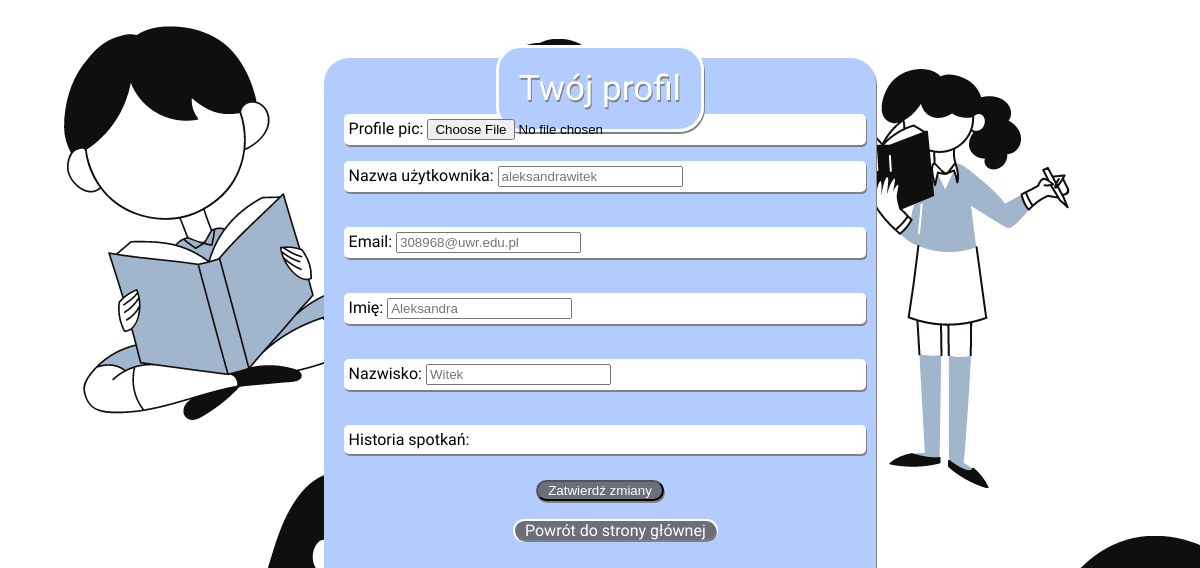
/profile/ (signed in), run on an earlier commit of the app's database.
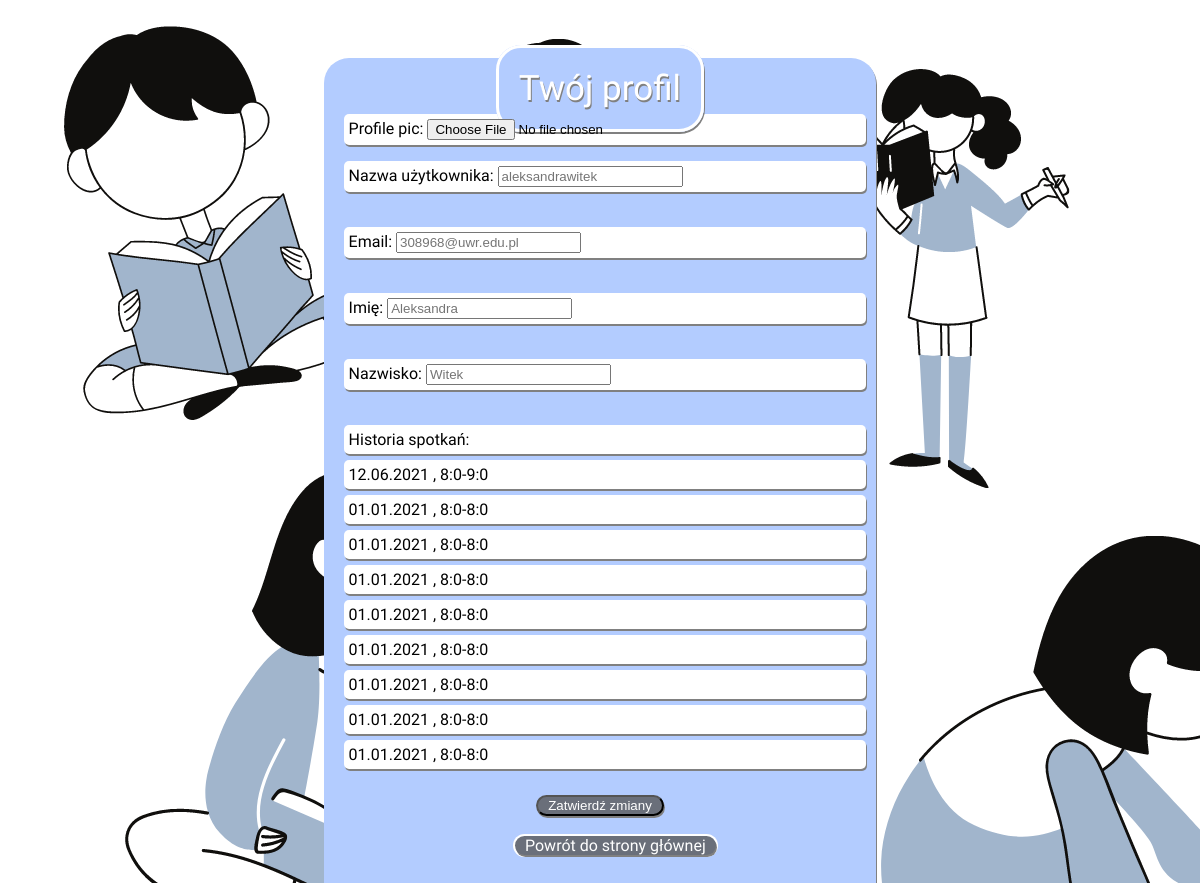
And on a later commit of the database.
### kalendarzapp/models.py (models this page shows, shortened)
class Meeting(models.Model):
    day = models.IntegerField(validators =[MinValueValidator(1), MaxValueValidator(31)], null = True)
    month = models.IntegerField(validators = [MinValueValidator(1), MaxValueValidator(12)],null = True)
    year = models.IntegerField(validators = [MinValueValidator(2021)],null = True)
    user = models.CharField(max_length=50, null = True)
    hour_start = models.IntegerField(validators = [MinValueValidator(0), MaxValueValidator(24)],null = True)
    hour_stop = models.IntegerField(validators = [MinValueValidator(0), MaxValueValidator(24)],null = True)
    minute_start = models.IntegerField(validators = [MinValueValidator(0), MaxValueValidator(60)],null = True)
    minute_stop = models.IntegerField(validators = [MinValueValidator(0), MaxValueValidator(60)],null = True)
    comment = models.TextField(null=True, blank=True)

### kalendarzapp/views.py (the view)
# urls.py: path('profile/', views.profile, name = 'profile'),
def profile(request):
    email = request.user.email
    user = request.user.username
    name = request.user.first_name
    lastname = request.user.last_name
    fields = get_user_model()
    profile_fields = fields.objects.all()
    meetings = Meeting.objects.filter(user=user)
    picture = Historie.objects.filter(user=user)
    form = ChangePhoto()
    if request.method == 'POST' :
        if request.POST.get('username') or request.POST.get('email') or request.POST.get('name') or request.POST.get('lastname'):
            if request.POST.get('username') != '':
                profile_fields.update(username = request.POST.get('username'))
            if request.POST.get('email') != '':
                profile_fields.update(email = request.POST.get('email'))
            if request.POST.get('name') != '':
                profile_fields.update(first_name = request.POST.get('name'))
            if request.POST.get('lastname') != '':
                profile_fields.update(last_name = request.POST.get('lastname'))
            email = request.user.email
            user = request.user.username
            name = request.user.first_name
            lastname = request.user.last_name
            messages.info(request, "Poprawnie zmieniono dane")
            return render(request, 'kalendarzapp/profile.html', {'user':user, 'email': email, 'meetings':meetings, 'name':name, 'lastname':lastname, 'picture':picture, 'form':form})
        else:
            messages.info(request, "Niepoprawnie uzupełniono dane")
    else:
        return render(request, 'kalendarzapp/profile.html', {'user':user,'email': email, 'meetings':meetings, 'name':name, 'lastname':lastname, 'picture':picture, 'form':form})

### kalendarzapp/forms.py
class ChangePhoto(ModelForm):
    class Meta:
        model = Historie
        fields = ['profile_pic']

### kalendarzapp/templates/kalendarzapp/profile.html (shortened to what this page needs)
<!DOCTYPE html>
<html lang="pl">
    <head>
    </head>
    <body>
        <center>
            <div id = "profile">
               <h> Twój profil </h>
                   <form method="POST" action="">
                        <center>{{form.as_p}}</center>
                    </form>
                    <form method="POST" action="">
                    <p>
                        Nazwa użytkownika: <input type = "text" name="username" placeholder="{{ user }}">
                    </p>
                    <p>
                        Email: <input type = "text" name="email" placeholder="{{ email }}">
                    </p>
                    <p>
                        Imię: <input type = "text" name="name" placeholder="{{ name }}">
                    </p>
                    <p>
                        Nazwisko: <input type = "text" name="lastname" placeholder="{{ lastname }}">
                    </p>
                    <p id = "history">
                        Historia spotkań:
                        {% for item in meetings %}
                            {% if item.day < 10 %}
                                {% if item.month < 10 %}
                                    <p class = "detail"> 0{{ item.day }}.0{{ item.month }}.{{ item.year }} , {{ item.hour_start }}:{{ item.minute_start }}-{{ item.hour_stop }}:{{ item.minute_stop }}</p>
                                {% else %}
                                    <p class = "detail"> 0{{ item.day }}.{{ item.month }}.{{ item.year }} , {{ item.hour_start }}:{{ item.minute_start }}-{{ item.hour_stop }}:{{ item.minute_stop }}</p>
                                {% endif %}
                            {% else %}
                                {% if item.month < 10 %}
                                    <p class = "detail"> {{ item.day }}.0{{ item.month }}.{{ item.year }} , {{ item.hour_start }}:{{ item.minute_start }}-{{ item.hour_stop }}:{{ item.minute_stop }}</p>
                                {% else %}
                                    <p class = "detail"> {{ item.day }}.{{ item.month }}.{{ item.year }} , {{ item.hour_start }}:{{ item.minute_start }}-{{ item.hour_stop }}:{{ item.minute_stop }}</p>
                                {% endif %}
                            {% endif %}
                        {% endfor %}
                    <center><button type = "submit" value= "Zatwierdź" id = 'addnew'>Zatwierdź zmiany</button></center>
                    <center><a href=http://localhost:8000> Powrót do strony głównej </a></center>
                </form>
            </div>
        </center>
    </body>
</html>

What changed in the data, as far as the page shows it:
added Meeting: day "12", month "6", year "2021", hour_start "8", minute_start "0", hour_stop "9", minute_stop "0"
added Meeting: day "1", month "1", year "2021", hour_start "8", minute_start "0", hour_stop "8", minute_stop "0"
added Meeting: day "1", month "1", year "2021", hour_start "8", minute_start "0", hour_stop "8", minute_stop "0"
added Meeting: day "1", month "1", year "2021", hour_start "8", minute_start "0", hour_stop "8", minute_stop "0"
added Meeting: day "1", month "1", year "2021", hour_start "8", minute_start "0", hour_stop "8", minute_stop "0"
added Meeting: day "1", month "1", year "2021", hour_start "8", minute_start "0", hour_stop "8", minute_stop "0"
added Meeting: day "1", month "1", year "2021", hour_start "8", minute_start "0", hour_stop "8", minute_stop "0"
added Meeting: day "1", month "1", year "2021", hour_start "8", minute_start "0", hour_stop "8", minute_stop "0"
added Meeting: day "1", month "1", year "2021", hour_start "8", minute_start "0", hour_stop "8", minute_stop "0"
